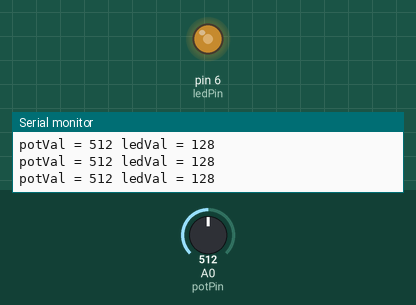
A sketch run on a simulated Arduino Uno, built with avr-gcc and run on an emulated ATmega328P. Shown: output pins drawn as LEDs (lit = HIGH), the last lines printed to the serial monitor. Inputs (shaded band) come from the test bench; at power-on: A0 (potPin) = 512.

Above: at 1.2 s.
1.3 s: A0 (potPin) set to 108
At 1.9 s:
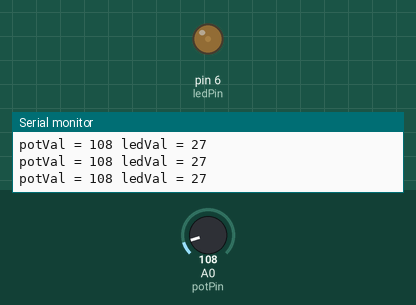
2.8 s: A0 (potPin) set to 92
At 3.6 s:
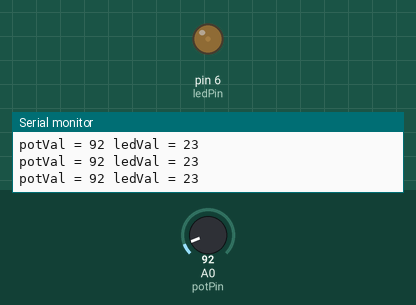
4.3 s: A0 (potPin) set to 42
At 5.3 s:
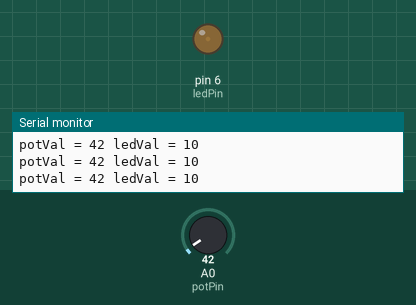
7.3 s: A0 (potPin) set to 37
At 8.1 s:
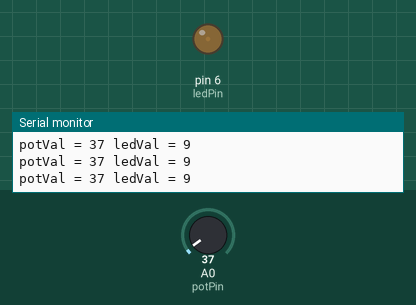
10.3 s: A0 (potPin) set to 982
At 11.5 s:
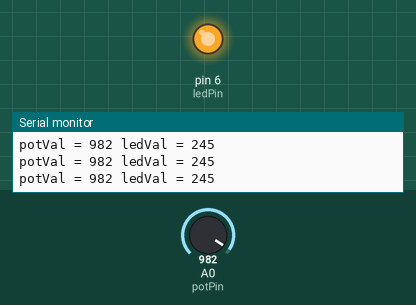
11.8 s: A0 (potPin) set to 1012
At 12.3 s:
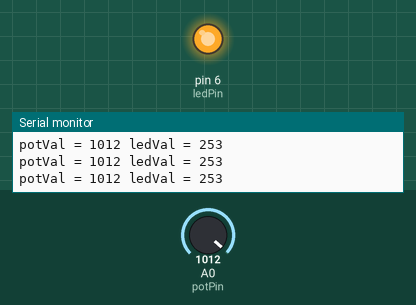
Timing chart, 0 to 14.8 s (numbered marks = the images above; inputs shaded):
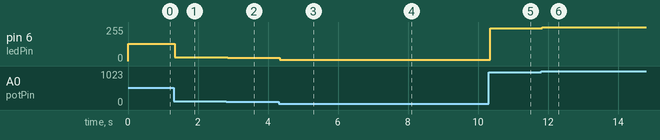

Measured:
- after the input at 1.3 s, pin 6 (ledPin): 128/255 → 27/255 at once
- after the input at 2.8 s, pin 6 (ledPin): 27/255 → 23/255 after 0.05 s
- after the input at 4.3 s, pin 6 (ledPin): 23/255 → 10/255 at once
- after the input at 7.3 s, pin 6 (ledPin): 10/255 → 9/255 after 0.05 s
- after the input at 10.3 s, pin 6 (ledPin): 9/255 → 245/255 at once
- after the input at 11.8 s, pin 6 (ledPin): 245/255 → 253/255 at once

The sketch:

Arduino_lab_2.2_pt_1_pot_to_LED.ino
```cpp
int potPin = A0;
int ledPin = 6;
int potVal;
int ledVal;

void setup() {
  Serial.begin(9600);
}

void loop() {
  potVal = analogRead(potPin);
  ledVal = (0.25 * potVal);
  Serial.print ("potVal = ");
  Serial.print (potVal);
  Serial.print (" ledVal = ");
  Serial.println(ledVal);
  analogWrite(ledPin, ledVal);

}
```
